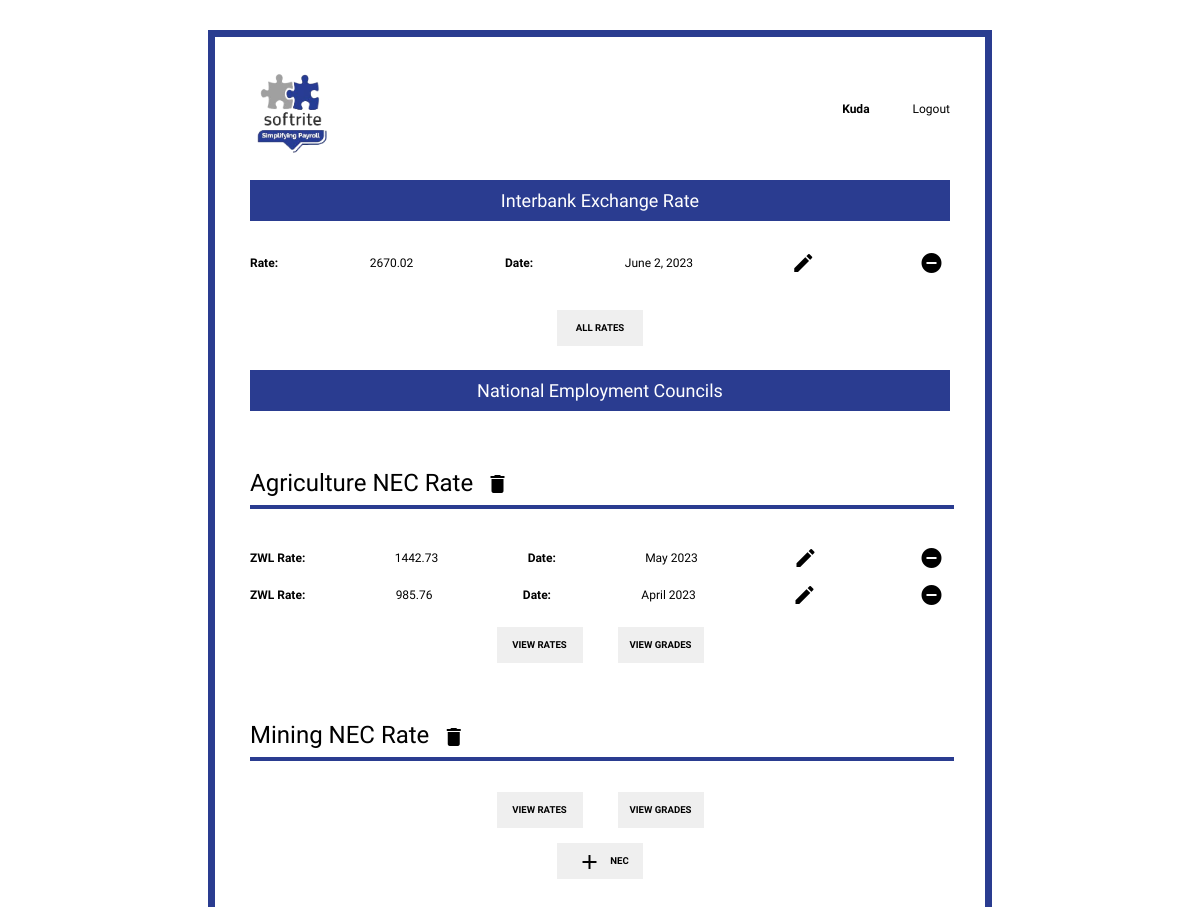
Before: / (signed in) with the older database file.
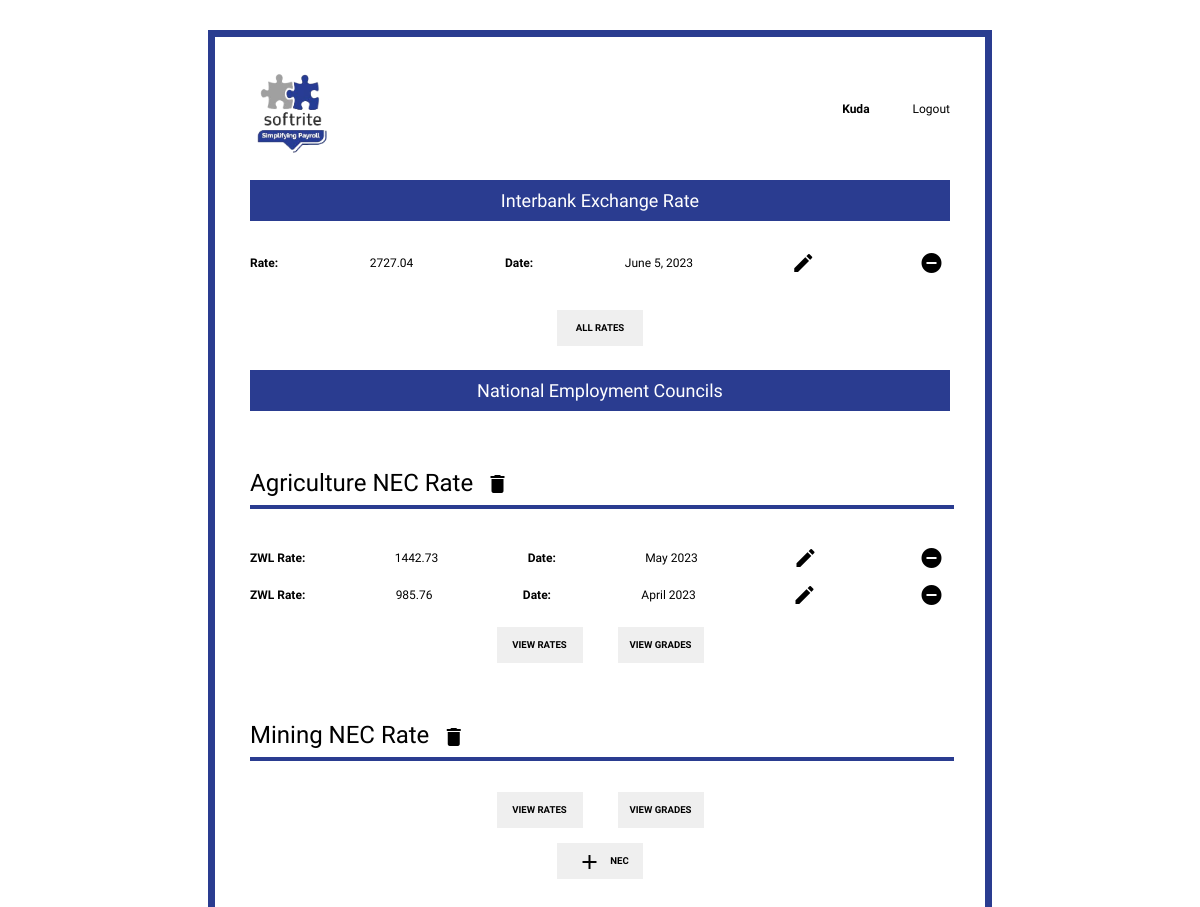
After: the same page with the newer database file.
### payroll_info/models.py (models this page shows, shortened)
class InterbankUSDRate(models.Model):
    date = models.DateField(default=datetime.today, unique=True)
    rate = models.FloatField()
    class Meta:
        verbose_name_plural = "Interbank USD Rates"

class NEC(models.Model):
    name = models.CharField(max_length=100)
    class Meta:
        verbose_name_plural = "NECs"

class Rates(models.Model):
    nec = models.ForeignKey(NEC, on_delete=models.CASCADE)
    rate = models.FloatField()
    date = models.DateField(default=datetime.today)
    class Meta:
        verbose_name_plural = "NEC Rates"

### payroll_info/views.py (the view)
# urls.py: 2. Add a URL to urlpatterns:  path('', views.home, name='home')
@login_required
def home(request):
    necs = NEC.objects.all()
    interbank_instance = InterbankUSDRate.objects.order_by('-date').first()  # ordered by date descending (latest first)
    context = {
        'title': 'Admin',
        'necs': necs,
        'interbank_rate': interbank_instance,
    }
    return render(request, 'payroll_info/admin.html', context)

### payroll_info/templates/payroll_info/admin.html (shortened to what this page needs)
{% extends 'payroll_info/base.html' %}
{% block content %}
    <div id="home_page">
        <section id="interbank_rate" >
            <span class="section-header">
                Interbank Exchange Rate
            </span>
            <span class="flex-row">
                <label><b>Rate: </b></label>
                {{ interbank_rate.rate|floatformat:2 }}
                <label><b>Date: </b></label>
                {{ interbank_rate.date }}
                <a class="plain-link" href="{% url 'interbank-update' interbank_rate.id %}">
                    <i class="material-icons">edit</i>
                </a>
                <a class="plain-link" href="{% url 'interbank-delete' interbank_rate.id %}">
                    <i class="material-icons">remove_circle</i>
                </a>
            </span>
            <br>
        </section>
        <span class="button-row">
            <a class="plain-link" href="{% url 'interbank-rates' %}">
                <button type="button">
                    All Rates
                </button>
            </a>
        </span>
        <section id="nec_rates">
            <span class="section-header">
                National Employment Councils
            </span>
            {% for nec in necs %}
                <div class="collapsable" id="{{ nec.name }}_nec">
                    <h5>
                        {{ nec.name }} NEC Rate
                        <a class="plain-link" href="{% url 'nec-delete' nec.id %}">
                            <i class="material-icons">delete</i>
                        </a>
                    </h5>
                    {% if nec.rates_set %}
                        {% for nec_rate in nec.rates_set.all|dictsortreversed:'date'|slice:":2" %}
                            <span class="flex-row">
                            <label><b>ZWL Rate:</b></label>
                            {{ nec_rate.rate|floatformat:2 }}
                                <label><b>Date:</b></label>
                            {{ nec_rate.date|date:'F Y'}}
                            <a class="plain-link" href="{% url 'nec-rate-update' nec.id nec_rate.id %}">
                                <i class="material-icons">edit</i>
                            </a>
                            <a class="plain-link" href="{% url 'nec-rate-delete' nec.id nec_rate.id %}">
                                <i class="material-icons">remove_circle</i>
                            </a>
                        </span>
                        {% endfor %}
                    {% endif %}
                    <span class="button-row">
                        <a class="plain-link" href="{% url 'nec-rates' nec.id %}">
                            <button type="button">
                                View Rates
                            </button>
                        </a>
                        <a class="plain-link" href="{% url 'nec-grades' nec.id %}">
                            <button type="button">
                                View Grades
                            </button>
                        </a>
                    </span>
                </div>
            {% endfor %}
            <span class="button-row">
                <a class="plain-link" href="{% url 'nec-add' %}">
                    <button type="button" style="display: block; margin: auto;">
                        <i class="material-icons">add</i> NEC
                    </button>
                </a>
            </span>
        </section>
    </div>
{% endblock %}

### payroll_info/templates/payroll_info/base.html (shortened to what this page needs)
<!DOCTYPE html>
{% load static %}
{% load crispy_forms_tags %}
<html lang="en" dir="ltr">
    <head>
        <link rel="stylesheet" href="{% static 'payroll_info/css/qfc-light.css' %}">
        <link rel="stylesheet" href="{% static 'payroll_info/css/style2.css' %}">
        <link rel="stylesheet" href="{% static 'payroll_info/css/tables.css' %}">
        <link rel="stylesheet" href="{% static 'payroll_info/css/colours.css' %}">
    </head>
    <body>
        <div class="qfc-container">
            <section class="ribbon-container">
                <a href="{% url 'payroll-home' %}">
                    <img src="{% static 'payroll_info/images/logo-transparent.png' %}" class="ribbon-logo">
                </a>
                {%if user.is_authenticated %}
                    <div>
                        <a class="plain-link plain" href="{% url 'profile' %}" style="padding-right:2.5rem;">
                            <b>{{ user.username | title }}</b>
                        </a>
                        <a class="plain-link" href="{% url 'logout' %}">Logout</a>
                    </div>
                {% else %}
                    <div>
                        <a class="plain-link" href="{% url 'login' %}">Login</a>
                    </div>
                {% endif %}
            </section>
            {% block content %}
            {% endblock content%}
        </div>
    </body>
</html>

### payroll_info/static/payroll_info/css/qfc-light.css (style rules this page uses)
body { --main-bg-color: white; background: var(--main-bg-color); }
.qfc-container { --form-theme-color: #2a3c90; --form-bg-color: white; --input-text-color: black; --button-hover: #4e5050; --input-bg-gray: #E2E5E5; border: 7px solid var(--form-theme-color); font-size: 1em; font-family: "Titillium Web", sans-serif; background-color: var(--form-bg-color); padding: 35px; width: 700px; margin: 30px auto; }
.qfc-container h5 { font-size: 24px; line-height: 44px; }
.qfc-container h1, h2, h3, h4, h5, h6 { text-decoration: none; position: relative; margin: 50px 0 0; font-weight: 400; }
.section-header { width: 100%; display: block; background-color: var(--form-theme-color); color: white; text-align: center; font-size: 1.5em; padding-top: 10px; padding-bottom: 10px; margin: 1.33em 0; }
.qfc-container h1:not(.no-underline):after, .qfc-container h2:not(.no-underline):after, .qfc-container h3:not(.no-underline):after, .qfc-container h4:not(.no-underline):after, .qfc-container h5:not(.no-underline):after, .qfc-container h6:not(.no-underline):after { content: ''; position: relative; display: block; bottom: 0; margin-bottom: 31px; width: 100%; border: 2px solid var(--form-theme-color); }
.qfc-container label { font-weight: 400; }
.qfc-container div { margin-top: 5px; margin-bottom: 15px; }
.qfc-container button, input[type='button'], input[type='reset'], input[type='submit'] { font-family: inherit; line-height: 0; font-size: .8em; padding: 0; width: 86px; height: 36px; border: 0; cursor: pointer; -webkit-transition: all 0.3s; -moz-transition: all 0.3s; transition: all 0.3s; font-weight: 600; text-transform: uppercase; }

### payroll_info/static/payroll_info/css/style2.css (style rules this page uses)
.ribbon-container { width: 100%; margin-bottom: 2%; display: flex; justify-content: space-between; align-items: center; }
.ribbon-logo { width: 40%; display: block; }
.ribbon-container > a { text-align: center; width: 30%; }
.flex-row { display: flex; justify-content: space-between; align-items: center; }
.button-row { display: flex; justify-content: center; width:auto; column-gap: 5%; margin: 2% auto 2% auto; }
.button-link, .plain-link { text-decoration: none; color: inherit; }
.material-icons { vertical-align: middle; padding: 0.4rem; }
@media only screen and (min-width: 300px) and (max-width: 1200px) { body { font-size: 12px; } }

Changed rows visible on the page:
no longer on this page (row unchanged): InterbankUSDRate: rate "2670.02", date "June 2, 2023"
added InterbankUSDRate: rate "2727.04", date "June 5, 2023"
